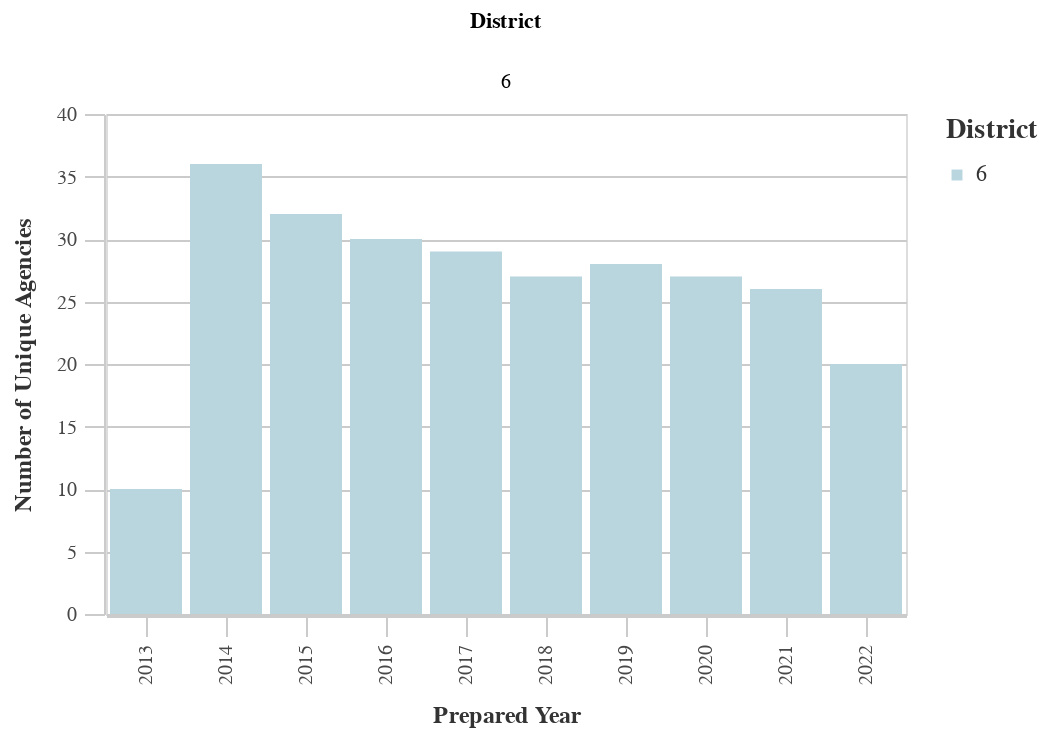

Notebook cell for this chart:
### Markdown cell above
### Number of Unique Prefix Codes by District

### Code cell
#Unique Prefixes by Dist
dist_years_prefix = ((
        df
        >> group_by(_.prepared_y, _.dist)
        >> summarize(n=_.prefix.nunique())
        >> arrange(-_.prepared_y)
    ).rename(columns={'dist':'District', 'n':'Count'}))

chart11 = (alt.Chart(dist_years_prefix).mark_bar().encode(
        column='District:N',
        x=alt.X('prepared_y:O', title='Prepared Year'),
        y=alt.Y('Count:Q', title='Number of Unique Agencies'),
        color = alt.Color("District:N", 
                              scale=alt.Scale(
                                  range=altair_utils.CALITP_SEQUENTIAL_COLORS),  
                               legend=alt.Legend(title="District")
                              )
                              ))
chart11 = styleguide.preset_chart_config(chart11)
chart11 = _dla_utils.add_tooltip(chart11, 'prepared_y','Count')
    

display(chart11)

### Figure 1 — Vega-Lite specification as saved in the notebook (floating-point values rounded to 4 significant figures)
{"config": {"view": {"continuousWidth": 400, "continuousHeight": 300}, "axis": {"domainColor": "#cbcbcb", "grid": true, "gridColor": "#cbcbcb", "gridWidth": 1, "labelColor": "#474747", "labelFont": "Nunito Sans", "labelFontSize": 10, "labelPadding": 4, "tickColor": "#cbcbcb", "tickSize": 10, "titleColor": "#333", "titleFont": "Raleway", "titleFontSize": 12, "titlePadding": 10}, "axisBand": {"grid": false}, "background": "white", "font": "Raleway", "header": {"labelFont": "Nunito Sans", "titleFont": "Raleway"}, "legend": {"labelColor": "#333", "labelFont": "Nunito Sans", "labelFontSize": 11, "labelLimit": 0, "padding": 1, "symbolSize": 30, "symbolType": "square", "titleColor": "#333", "titleFont": "Raleway", "titleFontSize": 14, "titlePadding": 10}, "title": {"anchor": "middle", "font": "Raleway", "fontSize": 18, "fontWeight": 300, "offset": 20}}, "data": {"name": "data-2e4192d30aac8c34930f872a885b7297"}, "mark": "bar", "encoding": {"color": {"field": "District", "legend": {"title": "District"}, "scale": {"range": ["#B9D6DF", "#8CBCCB", "#2EA8CE", "#136C97", "#0B405B"]}, "type": "nominal"}, "column": {"field": "District", "type": "nominal"}, "tooltip": [{"field": "prepared_y", "type": "quantitative"}, {"field": "Count", "type": "quantitative"}], "x": {"field": "prepared_y", "title": "Prepared Year", "type": "ordinal"}, "y": {"field": "Count", "title": "Number of Unique Agencies", "type": "quantitative"}}, "height": 250, "width": 400, "$schema": "https://vega.github.io/schema/vega-lite/v4.17.0.json", "datasets": {"data-2e4192d30aac8c34930f872a885b7297": [{"prepared_y": 2022.0, "District": 6, "Count": 20}, {"prepared_y": 2021.0, "District": 6, "Count": 26}, {"prepared_y": 2020.0, "District": 6, "Count": 27}, {"prepared_y": 2019.0, "District": 6, "Count": 28}, {"prepared_y": 2018.0, "District": 6, "Count": 27}, {"prepared_y": 2017.0, "District": 6, "Count": 29}, {"prepared_y": 2016.0, "District": 6, "Count": 30}, {"prepared_y": 2015.0, "District": 6, "Count": 32}, {"prepared_y": 2014.0, "District": 6, "Count": 36}, {"prepared_y": 2013.0, "District": 6, "Count": 10}]}}
